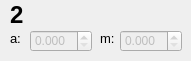
         <widget class="QWidget" name="page_8">
          <widget class="QLabel" name="label_20">
           <property name="geometry">
            <rect>
             <x>10</x>
             <y>0</y>
             <width>21</width>
             <height>31</height>
            </rect>
           </property>
           <property name="text">
            <string>&lt;h1&gt;2&lt;/h1&gt;</string>
           </property>
          </widget>
          <widget class="QLabel" name="label_25">
           <property name="geometry">
            <rect>
             <x>100</x>
             <y>30</y>
             <width>16</width>
             <height>16</height>
            </rect>
           </property>
           <property name="font">
            <font>
             <pointsize>10</pointsize>
            </font>
           </property>
           <property name="text">
            <string>m:</string>
           </property>
          </widget>
          <widget class="QDoubleSpinBox" name="fire2Box_b">
           <property name="enabled">
            <bool>false</bool>
           </property>
           <property name="geometry">
            <rect>
             <x>120</x>
             <y>30</y>
             <width>62</width>
             <height>22</height>
            </rect>
           </property>
           <property name="decimals">
            <number>3</number>
           </property>
          </widget>
          <widget class="QDoubleSpinBox" name="fire2Box_a">
           <property name="enabled">
            <bool>false</bool>
           </property>
           <property name="geometry">
            <rect>
             <x>30</x>
             <y>30</y>
             <width>62</width>
             <height>22</height>
            </rect>
           </property>
           <property name="decimals">
            <number>3</number>
           </property>
          </widget>
          <widget class="QLabel" name="label_26">
           <property name="geometry">
            <rect>
             <x>10</x>
             <y>30</y>
             <width>16</width>
             <height>16</height>
            </rect>
           </property>
           <property name="font">
            <font>
             <pointsize>10</pointsize>
            </font>
           </property>
           <property name="text">
            <string>a:</string>
           </property>
          </widget>
         </widget>
